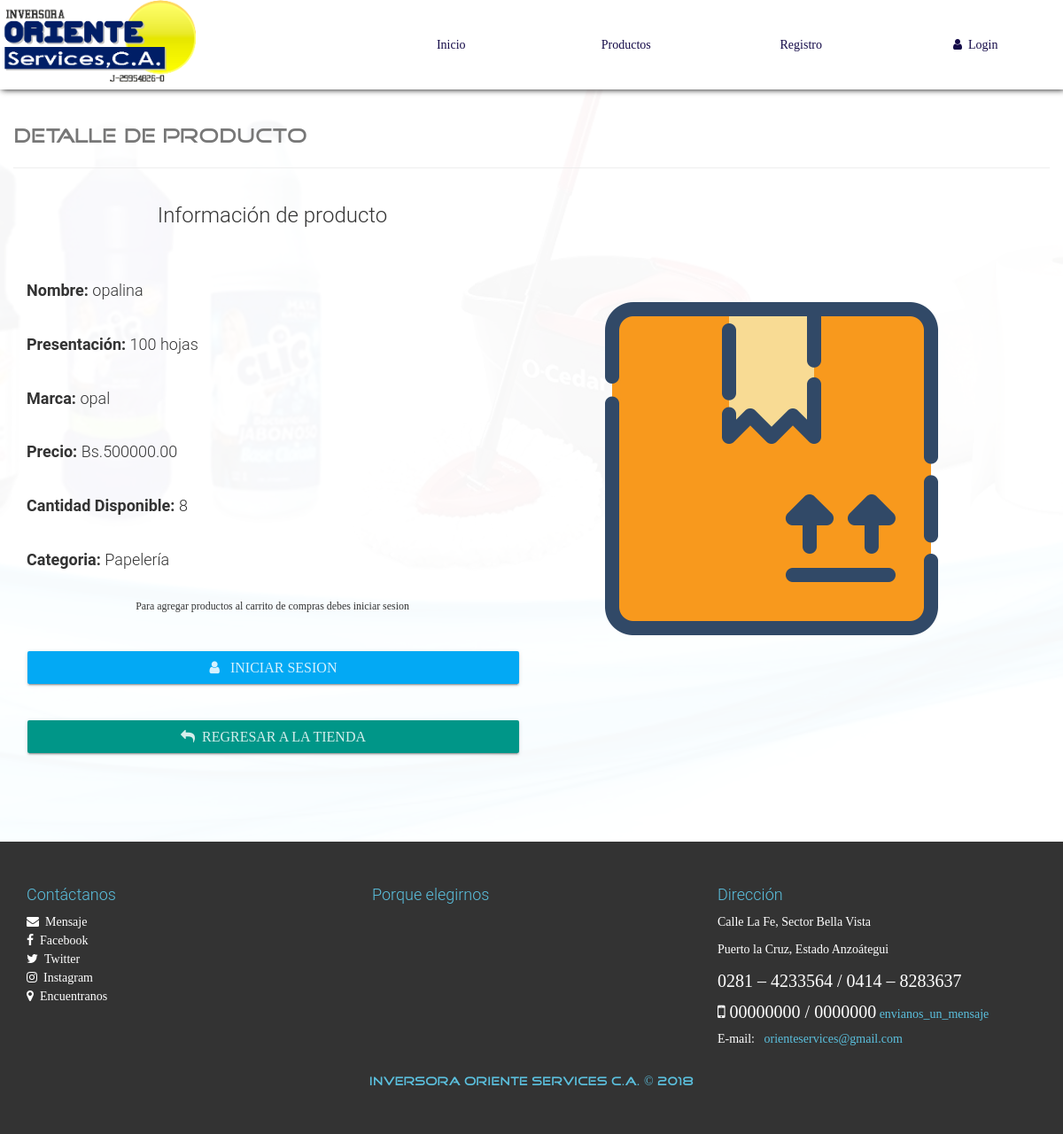
Screenshot of /infoProd.php?CodigoProd=p02 with the database file from the repository.
### tables this page shows
CREATE TABLE `producto` (
  `id` int(20) NOT NULL AUTO_INCREMENT,
  `CodigoProd` varchar(30) NOT NULL,
  `NombreProd` varchar(30) NOT NULL,
  `CodigoCat` varchar(30) NOT NULL,
  `Precio` decimal(30,2) NOT NULL,
  `Descuento` int(2) NOT NULL,
  `Presentación` varchar(30) NOT NULL,
  `Marca` varchar(30) NOT NULL,
  `Stock` int(20) NOT NULL,
  `RIFProveedor` varchar(30) NOT NULL,
  `Imagen` varchar(150) NOT NULL,
  `Nombre` varchar(30) NOT NULL,
  `Estado` varchar(15) NOT NULL,
  PRIMARY KEY (`id`),
  KEY `CodigoCat` (`CodigoCat`),
  KEY `NITProveedor` (`RIFProveedor`),
  KEY `Agregado` (`Nombre`),
  CONSTRAINT `producto_ibfk_1` FOREIGN KEY (`CodigoCat`) REFERENCES `categoria` (`CodigoCat`) ON UPDATE CASCADE,
  CONSTRAINT `producto_ibfk_2` FOREIGN KEY (`RIFProveedor`) REFERENCES `proveedor` (`RIFProveedor`) ON UPDATE CASCADE
);

CREATE TABLE `categoria` (
  `CodigoCat` varchar(30) NOT NULL,
  `Nombre` varchar(30) NOT NULL,
  `Descripcion` text NOT NULL,
  PRIMARY KEY (`CodigoCat`)
);

### library/consulSQL.php (called while the page is built, shortened)
<?php
class ejecutarSQL {
    public static function conectar(){
        if(!$con=  mysqli_connect(SERVER,USER,PASS,BD)){
            echo "Error en el servidor, verifique sus datos";
        }
        mysqli_set_charset($con, "utf8");
        return $con;
    }
    public static function consultar($query) {
        if (!$consul = mysqli_query(ejecutarSQL::conectar(), $query)) {
            echo 'Error en la consulta SQL ejecutada';
        }
        return $consul;
    }
}
class consultasSQL{
    public static function clean_string($val){
        $val=trim($val);
        $val=stripslashes($val);
        $val=str_ireplace("<script>", "", $val);
        $val=str_ireplace("</script>", "", $val);
        $val=str_ireplace("<script src", "", $val);
        $val=str_ireplace("<script type=", "", $val);
        $val=str_ireplace("SELECT * FROM", "", $val);
        $val=str_ireplace("DELETE FROM", "", $val);
        $val=str_ireplace("INSERT INTO", "", $val);
        $val=str_ireplace("--", "", $val);
        $val=str_ireplace("^", "", $val);
        $val=str_ireplace("[", "", $val);
        $val=str_ireplace("]", "", $val);
        $val=str_ireplace("==", "", $val);
        $val=str_ireplace(";", "", $val);
        return $val;
    }
}

### infoProd.php (the view, shortened to what this page needs)
<?php
include './library/consulSQL.php';
?>
<!DOCTYPE html>
<html lang="es">
<head>
    <?php include './inc/link.php'; ?>
</head>
<body id="container-page-product">
    <?php include './inc/navbar.php'; ?>
    <section id="infoproduct">
        <div class="container">
            <div class="row">
                <div class="page-header">
                    <h1><small class="tittles-pages-logo">DETALLE DE PRODUCTO</small></h1>
                </div>
                <?php
                    $CodigoProducto=consultasSQL::clean_string($_GET['CodigoProd']);
                    $productoinfo=  ejecutarSQL::consultar("SELECT producto.CodigoProd,producto.NombreProd,producto.CodigoCat,categoria.Nombre,producto.Presentación,producto.Marca,producto.Precio,producto.Descuento,producto.Stock,producto.Imagen FROM categoria INNER JOIN producto ON producto.CodigoCat=categoria.CodigoCat  WHERE CodigoProd='".$CodigoProducto."'");
                    while($fila=mysqli_fetch_array($productoinfo, MYSQLI_ASSOC)){
                        $precio=number_format(($fila['Precio']-($fila['Precio']*($fila['Descuento']/100))), 2, '.', '');
                        echo '
                            <div class="col-xs-12 col-sm-6">
                                <h3 class="text-center">Información de producto</h3>
                                <br><br>
                                <h4><strong>Nombre: </strong>'.$fila['NombreProd'].'</h4><br>
                                <h4><strong>Presentación: </strong>'.$fila['Presentación'].'</h4><br>
                                <h4><strong>Marca: </strong>'.$fila['Marca'].'</h4><br>
                                <h4><strong>Precio: </strong>Bs.'.$precio.'</h4><br>
                                <h4><strong>Cantidad Disponible: </strong>'.$fila['Stock'].'</h4><br>
                                <h4><strong>Categoria: </strong>'.$fila['Nombre'].'</h4></br>';
                                if($fila['Stock']>=1){
                                    if($_SESSION['nombre']!=""){
                                        echo '<form action="process/carrito.php" method="POST" class="FormCatElec" data-form="">
                                            <input type="hidden" value="'.$fila['CodigoProd'].'" name="codigo">
                                            <input type="hidden" value="'.$fila['NombreProd'].'" name="nombre">
                                            <input type="hidden" value="'.$precio.'" name="precio">
                                            <input type="hidden" value="'.$fila['Descuento'].'" name="descuento">
                                            <h4><strong>Cantidad a Solicitar: </strong> (Maximo '.$fila['Stock'].' productos)</h4>
                                            <div class="form-group">';
                                        if($_SESSION['Nivel']==2){
                                        echo '
                                                <input type="number" class="form-control" value="1" min="1" max="'.$fila['Stock'].'" name="cantidad">
                                            </div>
                                            <button class="btn btn-lg btn-raised btn-success btn-block"><i class="fa fa-shopping-cart"></i>&nbsp;&nbsp; Añadir al carrito</button>';
                                        }
                                        echo '
                                        </form>
                                        <div class="ResForm"></div>';
                                    }
                                    else{
                                        echo '<p class="text-center"><small>Para agregar productos al carrito de compras debes iniciar sesion</small></p><br>   ';
                                        echo '<button class="btn btn-lg btn-raised btn-info btn-block" data-toggle="modal" data-target=".modal-login"><i class="fa fa-user"></i>&nbsp;&nbsp; Iniciar sesion</button>';
                                    }
                                }else{
                                    echo '<p class="text-center text-danger lead">No hay existencias de este producto</p><br>';
                                }
                                if($fila['Imagen']!="" && is_file("./assets/img-products/".$fila['Imagen'])){
                                    $imagenFile="./assets/img-products/".$fila['Imagen'];
                                }else{
                                    $imagenFile="./assets/img-products/default.png";
                                }
                                echo '<br>
                                <a href="product.php" class="btn btn-lg btn-primary btn-raised btn-block"><i class="fa fa-mail-reply"></i>&nbsp;&nbsp;Regresar a la tienda</a>
                            </div>
                            <div class="col-xs-12 col-sm-6">
                                <br><br><br>
                                <img class="img-responsive" src="'.$imagenFile.'">
                            </div>';
                    }
                ?>
            </div>
        </div>
    </section>
    <?php include './inc/footer.php'; ?>
</body>
</html>

### css/style.css (style rules this page uses)
body { font-family: "FontFamilySPro"; line-height: 1.5; font-size: 1.4em; width: 100%; height: 100%; margin: 0px; padding: 0px; background-position: center center; background-repeat: no-repeat; background-attachment: fixed; background-size: cover; background-color: #fff; }
section { width: 100%; margin: 0px; padding: 90px 0px; }
.tittles-pages-logo { font-family: "FontFamilyLogo"; }
#container-page-product { background-image: url(../assets/img/fondo.jpg); }
#store, #infoproduct, #container-pedido { background-color: rgba(255,255,255,.97); min-height: 900px; }

### rows the page displays
producto: NombreProd "opalina", Presentación "100 hojas", Marca "opal", Precio "500000.00", Stock "8", CodigoCat.Nombre "Papelería", shows "Para agregar productos al carrito de compras debes iniciar sesion"
